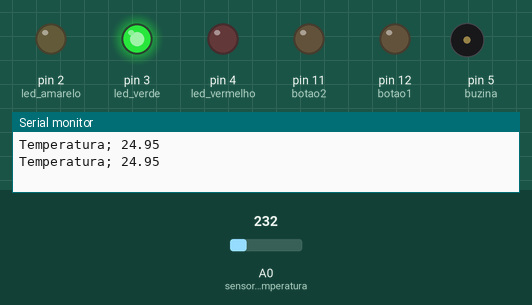
This sketch was run on a simulated Arduino Uno, built with avr-gcc and run on an emulated ATmega328P. Parts: output pins drawn as LEDs (lit = HIGH), buzzer (waves = sounding), the last lines printed to the serial monitor. Inputs (shaded band) come from the test bench; at power-on: A0 (sensor_temperatura) = 232.

Above: at 1.8 s.
1.9 s: A0 (sensor_temperatura) set to 250
At 3.5 s:
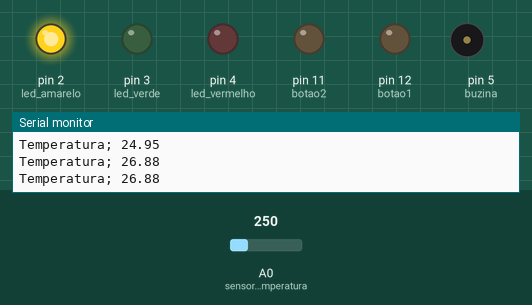
4.5 s: A0 (sensor_temperatura) set to 275
At 7.1 s:
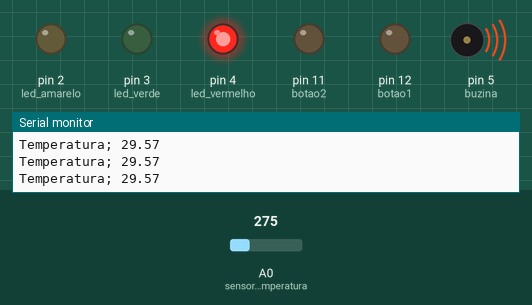
7.5 s: A0 (sensor_temperatura) set to 201
At 9.4 s:
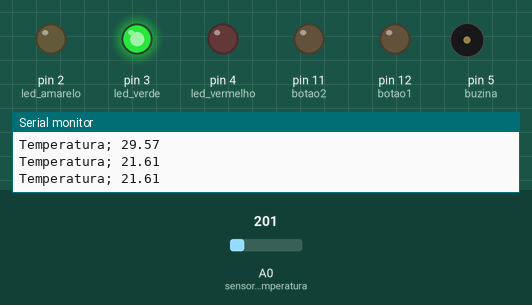
10.5 s: A0 (sensor_temperatura) set to 266
At 13.0 s:
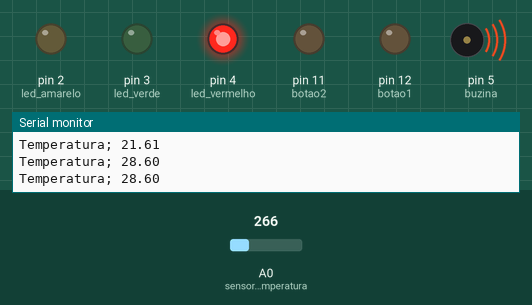
Timing chart, 0 to 14.5 s (numbered marks = the images above; inputs shaded):
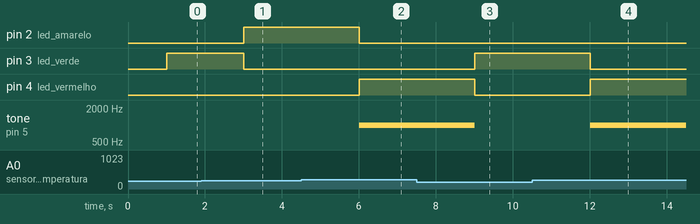

The sketch:

sketch_dec28a.ino
```cpp
const int sensor_temperatura = A0;
int led_vermelho = 4;
int led_amarelo = 2;
int led_verde = 3;
int buzina = 5;
int botao1 = 12;
int botao2 = 11;
int leitura_sensor;
int estadoBotao1 = LOW;
int estadoBotao2 = LOW;
float temperatura;

void setup() {
  pinMode (led_vermelho, OUTPUT);
  pinMode (led_amarelo, OUTPUT);
  pinMode (led_verde, OUTPUT);
  pinMode (buzina, OUTPUT);
  pinMode (botao1, OUTPUT);
  pinMode (botao2, OUTPUT);
  analogReference(INTERNAL);
  Serial.begin(9600);


}

void loop() {
  leitura_sensor = analogRead (sensor_temperatura);
  temperatura = leitura_sensor * 0.1075268817204301;
  Serial.print("Temperatura; ");
  Serial.println(temperatura);
  delay(1000);
  estadoBotao1 = digitalRead(botao1);
  estadoBotao2 = digitalRead(botao2);
  if (temperatura <= 25) {
    digitalWrite(led_verde, HIGH);
    digitalWrite(led_amarelo, LOW);
    digitalWrite(led_vermelho, LOW);
    noTone (buzina);
  }
  if ((temperatura >= 25) && (temperatura <= 28)) {
    digitalWrite(led_vermelho, LOW);
    digitalWrite(led_amarelo, HIGH);
    digitalWrite(led_verde, LOW);
    noTone (buzina);
  }
  if (temperatura >= 28) {
    digitalWrite(led_amarelo, LOW);
    digitalWrite(led_verde, LOW);
    digitalWrite(led_vermelho, HIGH);
    tone(buzina, 1000);

  }
  if (estadoBotao1 == HIGH )
  {
    while (estadoBotao2 == LOW)
    {

      digitalWrite (led_vermelho, HIGH);
      delay(5);
      digitalWrite (led_vermelho, LOW);
      delay(300);
      digitalWrite (led_amarelo, LOW);
      digitalWrite (led_verde, LOW);
      tone(buzina, 262, 200); //DO
      delay(300);
      tone(buzina, 349, 300); //FA
      delay(300);
      estadoBotao2 = digitalRead(botao2);
    }
  }
}
```

Measured:
- the behaviour switches between 232 and 233 on A0 (sensor_temperatura) (found by bisection; images 0 and 1)
- the behaviour switches between 260 and 261 on A0 (sensor_temperatura) (found by bisection; images 1 and 2)
- after the input at 1.9 s, pin 2 (led_amarelo): LOW → HIGH after 1.1 s; pin 3 (led_verde): HIGH → LOW after 1.1 s
- after the input at 4.5 s, pin 2 (led_amarelo): HIGH → LOW after 1.5 s; pin 4 (led_vermelho): LOW → HIGH after 1.5 s; tone on pin 5 (buzina): silent → 1000 Hz after 1.5 s
- after the input at 7.5 s, pin 3 (led_verde): LOW → HIGH after 1.5 s; pin 4 (led_vermelho): HIGH → LOW after 1.5 s; tone on pin 5 (buzina): 1000 Hz → silent after 1.5 s
- after the input at 10.5 s, pin 3 (led_verde): HIGH → LOW after 1.5 s; pin 4 (led_vermelho): LOW → HIGH after 1.5 s; tone on pin 5 (buzina): silent → 1000 Hz after 1.5 s
